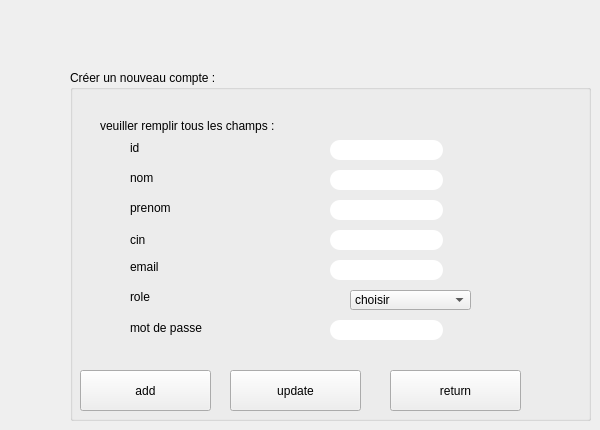
      <widget class="QWidget" name="tab_25">
       <attribute name="title">
        <string>Tab 1</string>
       </attribute>
       <widget class="QGroupBox" name="groupBox_3">
        <property name="geometry">
         <rect>
          <x>70</x>
          <y>70</y>
          <width>521</width>
          <height>351</height>
         </rect>
        </property>
        <property name="styleSheet">
         <string notr="true">font: 81 10pt &quot;Rockwell Extra Bold&quot;</string>
        </property>
        <property name="title">
         <string>Créer un nouveau compte :</string>
        </property>
        <widget class="QLabel" name="label_67">
         <property name="geometry">
          <rect>
           <x>30</x>
           <y>40</y>
           <width>341</width>
           <height>31</height>
          </rect>
         </property>
         <property name="styleSheet">
          <string notr="true">
font: 81 10pt &quot;Rockwell Extra Bold&quot;</string>
         </property>
         <property name="text">
          <string>veuiller remplir tous les champs :</string>
         </property>
        </widget>
        <widget class="QLabel" name="label_68">
         <property name="geometry">
          <rect>
           <x>60</x>
           <y>100</y>
           <width>51</width>
           <height>16</height>
          </rect>
         </property>
         <property name="styleSheet">
          <string notr="true">font: 81 10pt &quot;Rockwell Extra Bold&quot;</string>
         </property>
         <property name="text">
          <string>nom</string>
         </property>
        </widget>
        <widget class="QLabel" name="label_69">
         <property name="geometry">
          <rect>
           <x>60</x>
           <y>130</y>
           <width>71</width>
           <height>16</height>
          </rect>
         </property>
         <property name="styleSheet">
          <string notr="true">font: 81 10pt &quot;Rockwell Extra Bold&quot;</string>
         </property>
         <property name="text">
          <string>prenom</string>
         </property>
        </widget>
        <widget class="QLabel" name="label_70">
         <property name="geometry">
          <rect>
           <x>60</x>
           <y>160</y>
           <width>47</width>
           <height>20</height>
          </rect>
         </property>
         <property name="styleSheet">
          <string notr="true">font: 81 10pt &quot;Rockwell Extra Bold&quot;</string>
         </property>
         <property name="text">
          <string>cin</string>
         </property>
        </widget>
        <widget class="QLabel" name="label_71">
         <property name="geometry">
          <rect>
           <x>60</x>
           <y>190</y>
           <width>47</width>
           <height>14</height>
          </rect>
         </property>
         <property name="styleSheet">
          <string notr="true">font: 81 10pt &quot;Rockwell Extra Bold&quot;</string>
         </property>
         <property name="text">
          <string>email</string>
         </property>
        </widget>
        <widget class="QLineEdit" name="le_nom_mo">
         <property name="geometry">
          <rect>
           <x>260</x>
           <y>100</y>
           <width>113</width>
           <height>20</height>
          </rect>
         </property>
         <property name="styleSheet">
          <string notr="true">border-radius: 10px;
background-color: rgb(255, 255, 255);</string>
         </property>
        </widget>
        <widget class="QLineEdit" name="le_prenom_mo">
         <property name="geometry">
          <rect>
           <x>260</x>
           <y>130</y>
           <width>113</width>
           <height>20</height>
          </rect>
         </property>
         <property name="styleSheet">
          <string notr="true">border-radius: 10px;
background-color: rgb(255, 255, 255);</string>
         </property>
        </widget>
        <widget class="QLineEdit" name="le_cin_mo">
         <property name="geometry">
          <rect>
           <x>260</x>
           <y>160</y>
           <width>113</width>
           <height>20</height>
          </rect>
         </property>
         <property name="styleSheet">
          <string notr="true">border-radius: 10px;
background-color: rgb(255, 255, 255);</string>
         </property>
        </widget>
        <widget class="QLineEdit" name="le_email_mo">
         <property name="geometry">
          <rect>
           <x>260</x>
           <y>190</y>
           <width>113</width>
           <height>20</height>
          </rect>
         </property>
         <property name="styleSheet">
          <string notr="true">border-radius: 10px;
background-color: rgb(255, 255, 255);</string>
         </property>
        </widget>
        <widget class="QLabel" name="label_72">
         <property name="geometry">
          <rect>
           <x>60</x>
           <y>220</y>
           <width>47</width>
           <height>14</height>
          </rect>
         </property>
         <property name="styleSheet">
          <string notr="true">font: 81 10pt &quot;Rockwell Extra Bold&quot;</string>
         </property>
         <property name="text">
          <string>role</string>
         </property>
        </widget>
        <widget class="QLabel" name="label_73">
         <property name="geometry">
          <rect>
           <x>60</x>
           <y>250</y>
           <width>101</width>
           <height>16</height>
          </rect>
         </property>
         <property name="styleSheet">
          <string notr="true">font: 81 10pt &quot;Rockwell Extra Bold&quot;</string>
         </property>
         <property name="text">
          <string>mot de passe</string>
         </property>
        </widget>
        <widget class="QLineEdit" name="le_mdp_mo">
         <property name="geometry">
          <rect>
           <x>260</x>
           <y>250</y>
           <width>113</width>
           <height>20</height>
          </rect>
         </property>
         <property name="styleSheet">
          <string notr="true">border-radius: 10px;
background-color: rgb(255, 255, 255);</string>
         </property>
        </widget>
        <widget class="QLabel" name="label_74">
         <property name="geometry">
          <rect>
           <x>60</x>
           <y>70</y>
           <width>51</width>
           <height>16</height>
          </rect>
         </property>
         <property name="styleSheet">
          <string notr="true">font: 81 10pt &quot;Rockwell Extra Bold&quot;</string>
         </property>
         <property name="text">
          <string>id</string>
         </property>
        </widget>
        <widget class="QLineEdit" name="le_id_mo">
         <property name="geometry">
          <rect>
           <x>260</x>
           <y>70</y>
           <width>113</width>
           <height>20</height>
          </rect>
         </property>
         <property name="styleSheet">
          <string notr="true">border-radius: 10px;
background-color: rgb(255, 255, 255);</string>
         </property>
        </widget>
        <widget class="QPushButton" name="pushButton_17">
         <property name="geometry">
          <rect>
           <x>10</x>
           <y>300</y>
           <width>131</width>
           <height>41</height>
          </rect>
         </property>
         <property name="styleSheet">
          <string notr="true">QPushButton

{
	background-color: rgb(72, 78, 86);
	border-style: outset;
    border-width: 2px;
    border-radius:20px;
    border-color: beige;
    font: bold 14px;;
    padding: 6px;
	color: rgb(255, 255, 255);

}

QPushButton:hover

{
	background-color: rgb(106, 227, 231);
	color: rgb(0, 0, 0);
	gridline-color: rgb(94, 118, 255);
}

QPushButton:pressed</string>
         </property>
         <property name="text">
          <string>add</string>
         </property>
        </widget>
        <widget class="QPushButton" name="pushButton_18">
         <property name="geometry">
          <rect>
           <x>160</x>
           <y>300</y>
           <width>131</width>
           <height>41</height>
          </rect>
         </property>
         <property name="styleSheet">
          <string notr="true">QPushButton

{
	background-color: rgb(72, 78, 86);
	border-style: outset;
    border-width: 2px;
    border-radius:20px;
    border-color: beige;
    font: bold 14px;;
    padding: 6px;
	color: rgb(255, 255, 255);

}

QPushButton:hover

{
	background-color: rgb(106, 227, 231);
	color: rgb(0, 0, 0);
	gridline-color: rgb(94, 118, 255);
}

QPushButton:pressed</string>
         </property>
         <property name="text">
          <string>update</string>
         </property>
        </widget>
        <widget class="QPushButton" name="pushButton_19">
         <property name="geometry">
          <rect>
           <x>320</x>
           <y>300</y>
           <width>131</width>
           <height>41</height>
          </rect>
         </property>
         <property name="styleSheet">
          <string notr="true">QPushButton

{
	background-color: rgb(72, 78, 86);
	border-style: outset;
    border-width: 2px;
    border-radius:20px;
    border-color: beige;
    font: bold 14px;;
    padding: 6px;
	color: rgb(255, 255, 255);

}

QPushButton:hover

{
	background-color: rgb(106, 227, 231);
	color: rgb(0, 0, 0);
	gridline-color: rgb(94, 118, 255);
}

QPushButton:pressed</string>
         </property>
         <property name="text">
          <string>return</string>
         </property>
        </widget>
        <widget class="QComboBox" name="comboBox_role_mo">
         <property name="geometry">
          <rect>
           <x>280</x>
           <y>220</y>
           <width>121</width>
           <height>20</height>
          </rect>
         </property>
         <item>
          <property name="text">
           <string>choisir</string>
          </property>
         </item>
         <item>
          <property name="text">
           <string>expert</string>
          </property>
         </item>
         <item>
          <property name="text">
           <string>admin</string>
          </property>
         </item>
        </widget>
       </widget>
      </widget>
